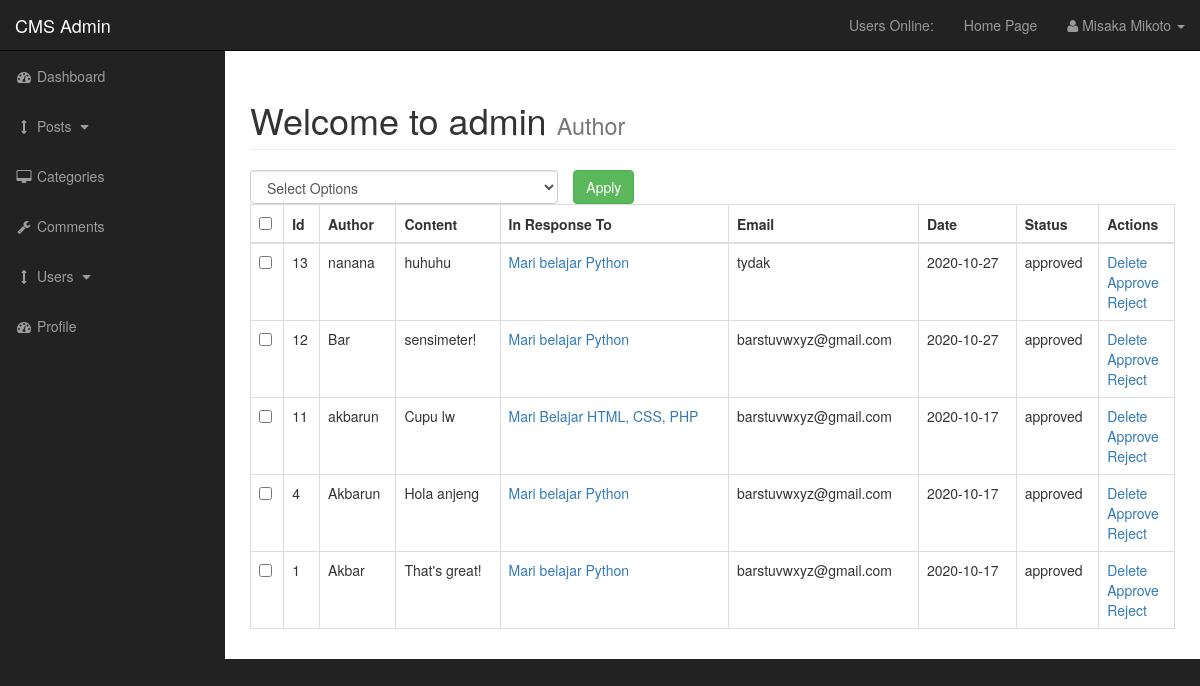
The page /admin/comments.php (signed in) on the database its author committed.
### tables this page shows
CREATE TABLE `comments` (
  `comment_id` int(3) NOT NULL,
  `comment_post_id` int(3) NOT NULL,
  `comment_author` varchar(255) NOT NULL,
  `comment_email` varchar(255) NOT NULL,
  `comment_content` text NOT NULL,
  `comment_status` varchar(255) NOT NULL,
  `comment_date` date NOT NULL
);

CREATE TABLE `posts` (
  `post_id` int(3) NOT NULL,
  `post_category_id` int(3) NOT NULL,
  `post_title` varchar(255) NOT NULL,
  `post_author` varchar(255) NOT NULL,
  `post_date` date NOT NULL,
  `post_image` text NOT NULL,
  `post_content` text NOT NULL,
  `post_tags` varchar(255) NOT NULL,
  `post_comment_count` int(11) NOT NULL,
  `post_status` varchar(255) NOT NULL DEFAULT 'draft',
  `post_views_count` int(11) DEFAULT 0,
  `post_likes` int(11) NOT NULL DEFAULT 0
);

### admin/includes/view_all_comments.php (the view, shortened to what this page needs)
<form action="" method="post">
<div id="bulkOptionContainer" class="col-xs-4" style="padding: 0px;">
<select name="bulk_options" id="" class="form-control">
<option value="">Select Options</option>
</select>
</div>
<div class="col-xs-4">
<input onClick="javascript: return confirm('Are you sure want to apply?');" type="submit" name="submit" class="btn btn-success" value="Apply">
</div>
<table class="table table-bordered table-hover">
                    <thead>
                    <tr>
                    <th><input type="checkbox" id="selectAllBoxes"></th>
                    <th>Id</th>
                    <th>Author</th>
                    <th>Content</th>
                    <th>In Response To</th>
                    <th>Email</th>
                    <th>Date</th>
                    <th>Status</th>
                    <th>Actions</th>
                    </tr>
                    </thead>
                    <tbody>
                    <?php
$query = "SELECT * FROM comments";
$query .= " ORDER BY comment_id DESC";
$select_all_categories_query = mysqli_query($connection, $query);
while($row = mysqli_fetch_assoc($select_all_categories_query)){
$comment_id = $row['comment_id'];
$comment_post_id = $row['comment_post_id'];
$comment_author = $row['comment_author'];
$comment_email = $row['comment_email'];
$comment_content = $row['comment_content'];
$comment_status = $row['comment_status'];
$comment_date = $row['comment_date'];
$title_query = "SELECT * FROM posts WHERE post_id = {$comment_post_id}";
$select_query = mysqli_query($connection, $title_query);
$fetch_post_title = mysqli_fetch_assoc($select_query);
$post_title = $fetch_post_title['post_title'];
echo "<tr>"; ?>
<td><input class='checkBoxes' type='checkbox' name='checkBoxArray[]'
value=' <?php echo $comment_id; ?>'></td>
<?php
echo "<td>$comment_id</td>";
echo "<td>$comment_author</td>";
echo "<td>$comment_content</td>";
echo "<td><a href='..\posts.php?p_id={$comment_post_id}'>{$post_title}</a></td>";
echo "<td>$comment_email</td>";
echo "<td>$comment_date</td>";
echo "<td>$comment_status</td>";
echo "<td><a href='comments.php?delete={$comment_id}'>Delete</a>
<br><a href='comments.php?approve={$comment_id}'>Approve</a>
<br><a href='comments.php?reject={$comment_id}'>Reject</a></td>";
echo "</tr>";
}
?>
                    </tbody>
                    </table>
</form>

### admin/css/sb-admin.css (style rules this page uses)
body { margin-top: 100px; background-color: #222; }
@media (min-width:768px) { body { margin-top: 50px; } }

### rows shown on the page
comments: comment_id "13", comment_author "nanana", comment_content "huhuhu", posts.post_title "Mari belajar Python", comment_email "tydak", comment_date "2020-10-27", comment_status "approved"
comments: comment_id "12", comment_author "Bar", comment_content "sensimeter!", posts.post_title "Mari belajar Python", comment_email "barstuvwxyz@gmail.com", comment_date "2020-10-27", comment_status "approved"
comments: comment_id "11", comment_author "akbarun", comment_content "Cupu lw", posts.post_title "Mari Belajar HTML, CSS, PHP", comment_email "barstuvwxyz@gmail.com", comment_date "2020-10-17", comment_status "approved"
comments: comment_id "4", comment_author "Akbarun", comment_content "Hola anjeng", posts.post_title "Mari belajar Python", comment_email "barstuvwxyz@gmail.com", comment_date "2020-10-17", comment_status "approved"
comments: comment_id "1", comment_author "Akbar", comment_content "That's great!", posts.post_title "Mari belajar Python", comment_email "barstuvwxyz@gmail.com", comment_date "2020-10-17", comment_status "approved"

### other values the page prints
$_SESSION['user_firstname'] "Misaka"
$_SESSION['user_lastname'] "Mikoto"
